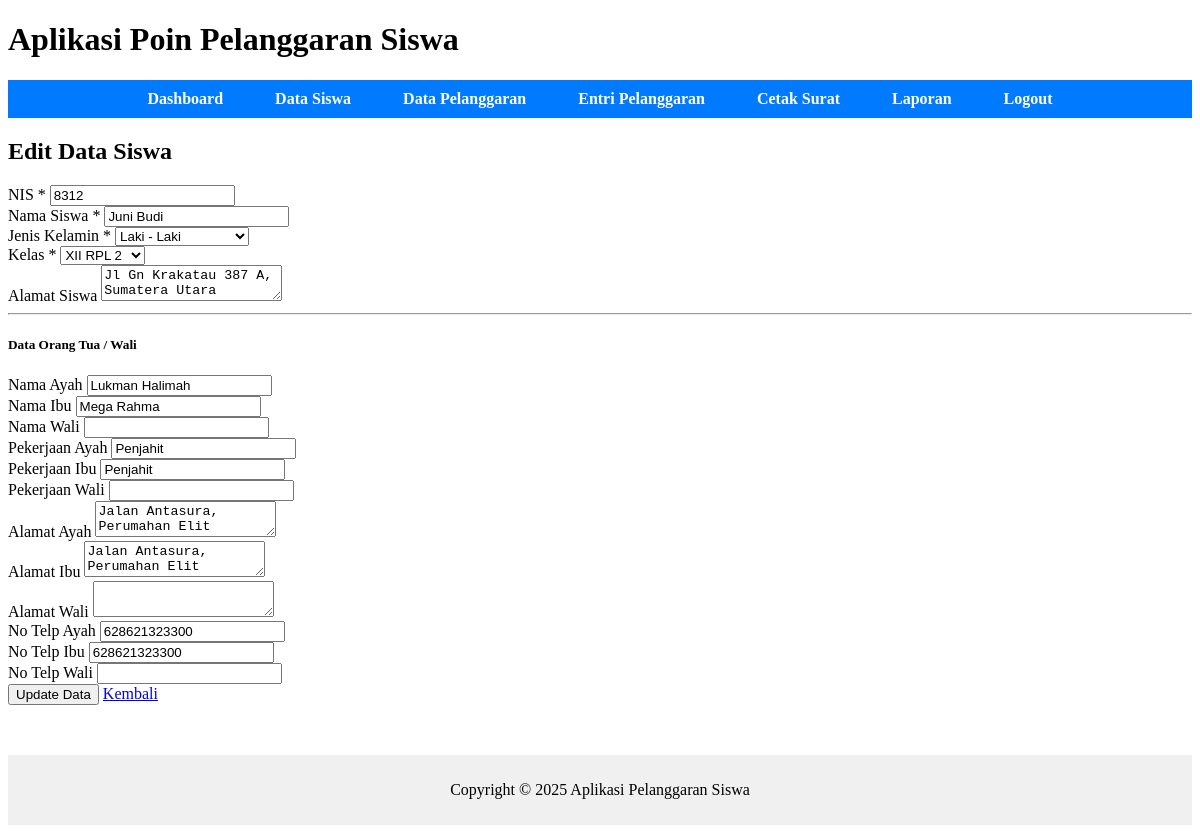
The app's page /pages/siswa/edit.php?id=8312 with its own data.
### tables this page shows
CREATE TABLE `siswa` (
  `nis` INT(5) PRIMARY KEY,
  `nama_siswa` VARCHAR(50),
  `jenis_kelamin` ENUM('Laki - Laki', 'Perempuan'),
  `alamat` VARCHAR(100),
  `password` VARCHAR(70),
  `status` ENUM('aktif', 'lulus', 'keluar'),
  `id_ortu_wali` INT(5),
  `id_kelas` INT(3),
  FOREIGN KEY (`id_ortu_wali`) REFERENCES `ortu_wali`(`id_ortu_wali`),
  FOREIGN KEY (`id_kelas`) REFERENCES `kelas`(`id_kelas`)
);

CREATE TABLE `ortu_wali` (
  `id_ortu_wali` INT(5) PRIMARY KEY,
  `ayah` VARCHAR(50),
  `ibu` VARCHAR(50),
  `wali` VARCHAR(50),
  `pekerjaan_ayah` VARCHAR(50),
  `pekerjaan_ibu` VARCHAR(50),
  `pekerjaan_wali` VARCHAR(50),
  `no_telp_ayah` VARCHAR(16),
  `no_telp_ibu` VARCHAR(16),
  `no_telp_wali` VARCHAR(16),
  `alamat_ayah` VARCHAR(100),
  `alamat_ibu` VARCHAR(100),
  `alamat_wali` VARCHAR(100)
);

### pages/siswa/edit.php (the view, shortened to what this page needs)
<?php
include('../../config/config.php');
include('../../includes/header.php');
$id = isset($_GET['id']) ? $_GET['id'] : 0;
$query_kelas = "SELECT kelas.id_kelas, tingkat.tingkat, program_keahlian.program_keahlian, kelas.rombel
                FROM kelas
                JOIN tingkat ON kelas.id_tingkat = tingkat.id_tingkat
                JOIN program_keahlian ON kelas.id_program_keahlian = program_keahlian.id_program_keahlian
                ORDER BY tingkat.tingkat ASC, program_keahlian.program_keahlian ASC, kelas.rombel ASC";
$result_kelas = mysqli_query($conn, $query_kelas);
$query = "SELECT
            siswa.nis AS nis, siswa.nama_siswa AS nama_siswa, siswa.jenis_kelamin AS jenis_kelamin, siswa.alamat AS alamat, siswa.id_kelas AS id_kelas,
            ortu_wali.ayah AS ayah, ortu_wali.ibu AS ibu, ortu_wali.wali AS wali,
            ortu_wali.pekerjaan_ayah AS pekerjaan_ayah, ortu_wali.pekerjaan_ibu AS pekerjaan_ibu, ortu_wali.pekerjaan_wali AS pekerjaan_wali,
            ortu_wali.alamat_ayah AS alamat_ayah, ortu_wali.alamat_ibu AS alamat_ibu, ortu_wali.alamat_wali AS alamat_wali,
            ortu_wali.no_telp_ayah AS no_telp_ayah, ortu_wali.no_telp_ibu AS no_telp_ibu, ortu_wali.no_telp_wali AS no_telp_wali,
            kelas.id_kelas AS current_id_kelas
          FROM siswa
          LEFT JOIN ortu_wali ON siswa.id_ortu_wali = ortu_wali.id_ortu_wali
          LEFT JOIN kelas ON siswa.id_kelas = kelas.id_kelas
          WHERE siswa.nis = '$id'";
$result = mysqli_query($conn, $query);
$data = mysqli_fetch_assoc($result);
if (!$data) {
    echo "<div class='alert alert-danger text-center mt-4'>Data siswa tidak ditemukan!</div>";
} else {
    ?>
    <div class="text-center mb-4">
        <h2>Edit Data Siswa</h2>
    </div>
    <div class="container">
        <div class="card shadow-sm">
            <div class="card-body">
                <form method="POST" action="../../process/siswa_process.php">
                    <div class="row mb-3">
                        <div class="col-md-6">
                            <label class="form-label fw-bold">NIS <span class="text-danger">*</span></label>
                            <input type="text" class="form-control" name="nis"
                                value="<?php echo htmlspecialchars($data['nis']); ?>" readonly>
                        </div>
                        <div class="col-md-6">
                            <label class="form-label fw-bold">Nama Siswa <span class="text-danger">*</span></label>
                            <input type="text" class="form-control" name="nama_siswa"
                                value="<?php echo htmlspecialchars($data['nama_siswa']); ?>" required>
                        </div>
                    </div>
                    <div class="row mb-3">
                        <div class="col-md-6">
                            <label class="form-label fw-bold">Jenis Kelamin <span class="text-danger">*</span></label>
                            <select class="form-select" name="jenis_kelamin" required>
                                <option value="Laki - Laki" <?php echo ($data['jenis_kelamin'] == 'Laki - Laki') ? 'selected' : ''; ?>>Laki - Laki</option>
                            </select>
                        </div>
                        <div class="col-md-6">
                            <label class="form-label fw-bold">Kelas <span class="text-danger">*</span></label>
                            <select class="form-select" name="id_kelas" required>
                                <?php
                                if ($result_kelas && mysqli_num_rows($result_kelas) > 0) {
                                    mysqli_data_seek($result_kelas, 0);
                                    while ($row_kelas = mysqli_fetch_assoc($result_kelas)) {
                                        $nama_kelas = $row_kelas['tingkat'] . " " . $row_kelas['program_keahlian'] . " " . $row_kelas['rombel'];
                                        $selected = ($data['id_kelas'] == $row_kelas['id_kelas']) ? 'selected' : '';
                                        echo '<option value="' . $row_kelas['id_kelas'] . '" ' . $selected . '>' . $nama_kelas . '</option>';
                                    }
                                }
                                ?>
                            </select>
                        </div>
                    </div>
                    <div class="mb-3">
                        <label class="form-label fw-bold">Alamat Siswa</label>
                        <textarea class="form-control" name="alamat"
                            rows="2"><?php echo htmlspecialchars($data['alamat']); ?></textarea>
                    </div>
                    <hr class="my-4">
                    <h5 class="mb-3">Data Orang Tua / Wali</h5>
                    <div class="row mb-3">
                        <div class="col-md-4">
                            <label class="form-label fw-bold">Nama Ayah</label>
                            <input type="text" class="form-control" name="ayah"
                                value="<?php echo htmlspecialchars($data['ayah'] ?? ''); ?>">
                        </div>
                        <div class="col-md-4">
                            <label class="form-label fw-bold">Nama Ibu</label>
                            <input type="text" class="form-control" name="ibu"
                                value="<?php echo htmlspecialchars($data['ibu'] ?? ''); ?>">
                        </div>
                        <div class="col-md-4">
                            <label class="form-label fw-bold">Nama Wali</label>
                            <input type="text" class="form-control" name="wali"
                                value="<?php echo htmlspecialchars($data['wali'] ?? ''); ?>">
                        </div>
                    </div>
                    <div class="row mb-3">
                        <div class="col-md-4">
                            <label class="form-label fw-bold">Pekerjaan Ayah</label>
                            <input type="text" class="form-control" name="pekerjaan_ayah"
                                value="<?php echo htmlspecialchars($data['pekerjaan_ayah'] ?? ''); ?>">
                        </div>
                        <div class="col-md-4">
                            <label class="form-label fw-bold">Pekerjaan Ibu</label>
                            <input type="text" class="form-control" name="pekerjaan_ibu"
                                value="<?php echo htmlspecialchars($data['pekerjaan_ibu'] ?? ''); ?>">
                        </div>
                        <div class="col-md-4">
                            <label class="form-label fw-bold">Pekerjaan Wali</label>
                            <input type="text" class="form-control" name="pekerjaan_wali"
                                value="<?php echo htmlspecialchars($data['pekerjaan_wali'] ?? ''); ?>">
                        </div>
                    </div>
                    <div class="row mb-3">
                        <div class="col-md-4">
                            <label class="form-label fw-bold">Alamat Ayah</label>
                            <textarea class="form-control" name="alamat_ayah"
                                rows="2"><?php echo htmlspecialchars($data['alamat_ayah'] ?? ''); ?></textarea>
                        </div>
                        <div class="col-md-4">
                            <label class="form-label fw-bold">Alamat Ibu</label>
                            <textarea class="form-control" name="alamat_ibu"
                                rows="2"><?php echo htmlspecialchars($data['alamat_ibu'] ?? ''); ?></textarea>
                        </div>
                        <div class="col-md-4">
                            <label class="form-label fw-bold">Alamat Wali</label>
                            <textarea class="form-control" name="alamat_wali"
                                rows="2"><?php echo htmlspecialchars($data['alamat_wali'] ?? ''); ?></textarea>
                        </div>
                    </div>
                    <div class="row mb-3">
                        <div class="col-md-4">
                            <label class="form-label fw-bold">No Telp Ayah</label>
                            <input type="text" class="form-control" name="no_telp_ayah"
                                value="<?php echo htmlspecialchars($data['no_telp_ayah'] ?? ''); ?>">
                        </div>
                        <div class="col-md-4">
                            <label class="form-label fw-bold">No Telp Ibu</label>
                            <input type="text" class="form-control" name="no_telp_ibu"
                                value="<?php echo htmlspecialchars($data['no_telp_ibu'] ?? ''); ?>">
                        </div>
                        <div class="col-md-4">
                            <label class="form-label fw-bold">No Telp Wali</label>
                            <input type="text" class="form-control" name="no_telp_wali"
                                value="<?php echo htmlspecialchars($data['no_telp_wali'] ?? ''); ?>">
                        </div>
                    </div>
                    <div class="d-flex gap-2 mt-4">
                        <button type="submit" class="btn btn-primary">Update Data</button>
                        <a href="list.php" class="btn btn-secondary">Kembali</a>
                    </div>
                </form>
            </div>
        </div>
    </div>
    <?php
}
include('../../includes/footer.php');
?>

### records on screen
siswa: nis "8312", nama_siswa "Juni Budi", jenis_kelamin "Laki - Laki", alamat "Jl Gn Krakatau 387 A, Sumatera Utara", ayah "Lukman Halimah", ibu "Mega Rahma", pekerjaan_ayah "Penjahit", pekerjaan_ibu "Penjahit", alamat_ayah "Jalan Antasura, Perumahan Elit", alamat_ibu "Jalan Antasura, Perumahan Elit", no_telp_ayah "628621323300", no_telp_ibu "628621323300"

### other values on screen
form field id_kelas "XII RPL 2"
